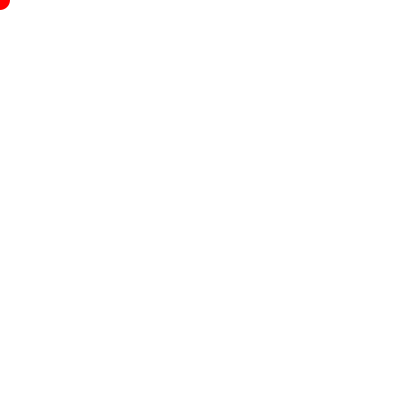
Frame 1 (no input)
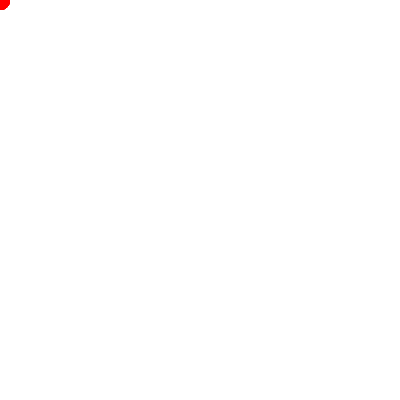
Frame 60 (the mouse pressed at the canvas centre just before this capture)
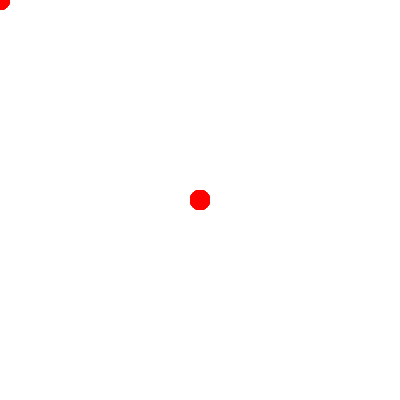
Frame 120 (the mouse held since frame 60 and released just before this capture)

The Processing sketch that drew these frames (run headless with seeded random() and noise(); from frame 60 on, the mouse is pressed at the canvas centre):

// Processing sketch: lab2c
// ── lab2c.pde
//Henry Wrede Black
//Circle copying around screen, dependent on mouse position

void setup() {
  size(400,400);
  background(255);
}

void draw() {
  noStroke();
  fill(255,0,0);
  ellipse(mouseX, mouseY,20,20);
}
